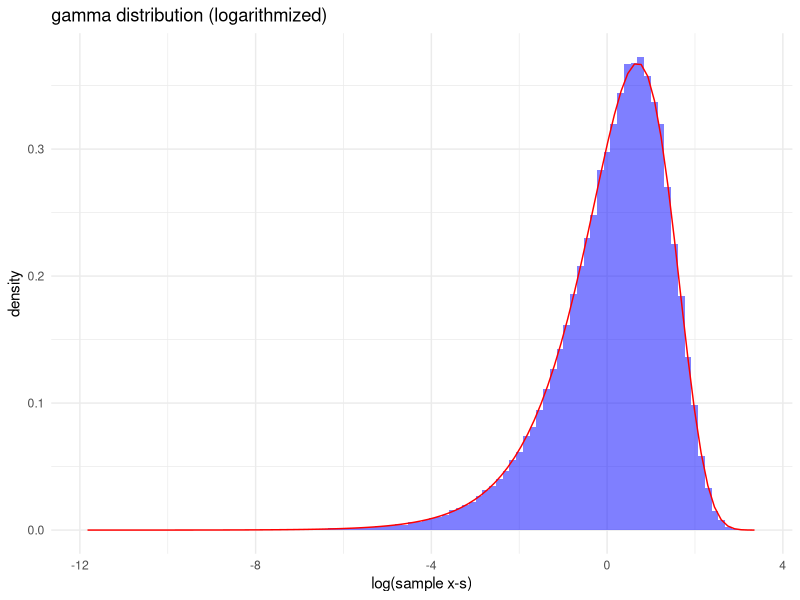

This chart was generated by the following R code:
setwd("~/gabor/Egyetem/4. Félév/Statistical Modeling/rscriptek")
library(ggplot2)

gamma_fn <- function(sample_size,shape,scale) {
  set.seed(17)
  #sampling based on user input
  sample <- rgamma(sample_size, shape =shape, scale= scale)
  
  # theoretical measures
  theoretical_mean <- shape*scale
  theoretical_sd <- sqrt(shape)*scale
  theoretical_median <- qgamma(0.5,shape =shape,scale = scale)
  theoretical_95th <- qgamma(0.95, shape = shape, scale = scale)
  
  # empirical measures
  empirical_mean <- mean(sample)
  empirical_sd <- sd(sample)
  empirical_median <- median(sample)
  empirical_95th <- quantile(sample, 0.95)
  
  # creating the result table for theoretical and empirical values
  results_table <- data.frame(
    statistics = c("mean","sd", "median", "95th_perc"),
    theoretical = c(theoretical_mean,theoretical_sd, theoretical_median,theoretical_95th),
    empirical = c(empirical_mean, empirical_sd,empirical_median, empirical_95th)
  )
  print(results_table)
  
  # Create the histogram with logarithmizing the x values
  plot <- ggplot(data = data.frame(Sample = sample), mapping =aes(x = log(Sample))) +
    geom_histogram(aes(y = after_stat(density)), bins=100, fill = "blue", alpha = 0.5) +
    stat_function(fun = function(x) dgamma(exp(x), shape = shape, scale = scale)*exp(x), 
                  col = "red") +
    labs(title = "gamma distribution (logarithmized)", x = "log(sample x-s)", y = "density") +
    theme_minimal()
  
  print(plot) # calling the plot
  return(list(Data = results_table, Plot = plot))
}
# generateing data and the plot
result <- gamma_fn(100000, shape = 1, scale = 2)











